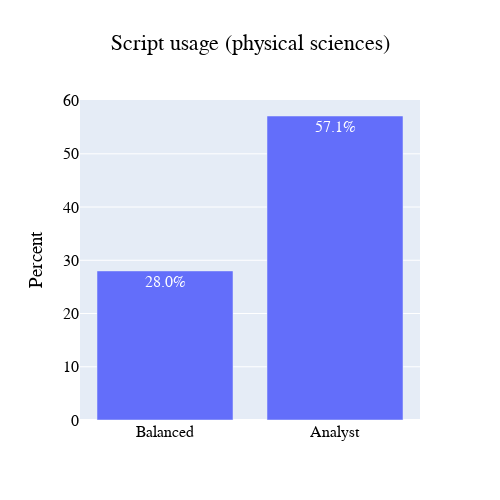

This figure's notebook cell:
### Code cell
#Physical sciences 
scp_phy = px.bar(scp_df_phy_1, x=scp_df_phy_1['Work type'], y=scp_df_phy_1['percent'], title='Script usage (physical sciences)', width=500, height=500,text=[f'{val}%' for val in scp_df_phy_1['percent']],labels={'Work type':'', 'percent':'Percent'})
scp_phy.update_layout(title_x =0.5, font=dict(family='Helvetica', color='Black', size=16), legend=dict(title_font_family = 'Helvetica', font=dict(size=16, color="Black")))
scp_phy.update_xaxes(categoryorder='array', categoryarray =['Balanced', 'Analyst'])
#scp_phy.write_image('script_usage_phy.svg')

### Figure 1 — Plotly figure (JSON) as saved in the notebook; plotly's stock layout.template omitted (floating-point values rounded to 4 significant figures)
{"data": [{"alignmentgroup": "True", "hovertemplate": "=%{x}<br>Percent=%{y}<br>text=%{text}<extra></extra>", "legendgroup": "", "marker": {"color": "#636efa", "pattern": {"shape": ""}}, "name": "", "offsetgroup": "", "orientation": "v", "showlegend": false, "text": ["57.1%", "28.0%"], "textposition": "auto", "type": "bar", "x": ["Analyst", "Balanced"], "xaxis": "x", "y": [57.1, 28], "yaxis": "y"}], "layout": {"barmode": "relative", "font": {"color": "Black", "family": "Helvetica", "size": 16}, "height": 500, "legend": {"font": {"color": "Black", "size": 16}, "title": {"font": {"family": "Helvetica"}}, "tracegroupgap": 0}, "title": {"text": "Script usage (physical sciences)", "x": 0.5}, "width": 500, "xaxis": {"anchor": "y", "categoryarray": ["Balanced", "Analyst"], "categoryorder": "array", "domain": [0, 1], "title": {"text": ""}}, "yaxis": {"anchor": "x", "domain": [0, 1], "title": {"text": "Percent"}}}}
